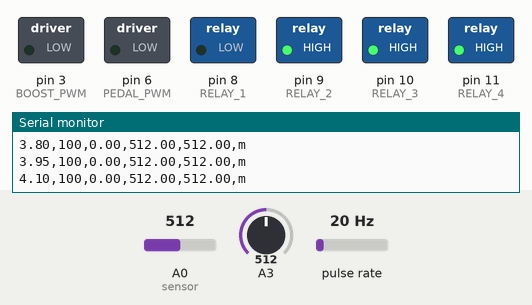
Simulated run of this sketch. Board: Arduino Uno, built with avr-gcc and run on an emulated ATmega328P. On the bench: switched loads named in the sketch (green lamp = pin HIGH), the last lines printed to the serial monitor. Wiring (inferred from the names in the program): pulse sensor: data pin 2. Dashed ring = blinking. The inputs (shaded band) are chosen by the test bench; at power-on: pulse rate 20 Hz, A0 (sensor) = 512, A3 = 512.

Above: at 4.2 s.
4.3 s: pulse rate (sensor on pin 2) set to 14 Hz
At 4.9 s:
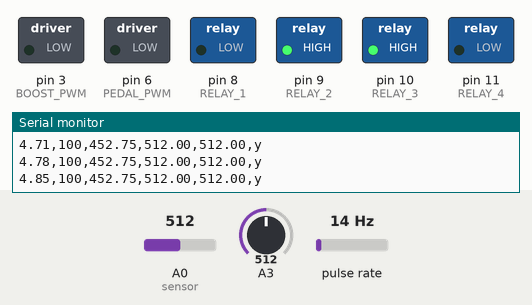
7.3 s: pulse rate (sensor on pin 2) set to 4 Hz
At 7.7 s:
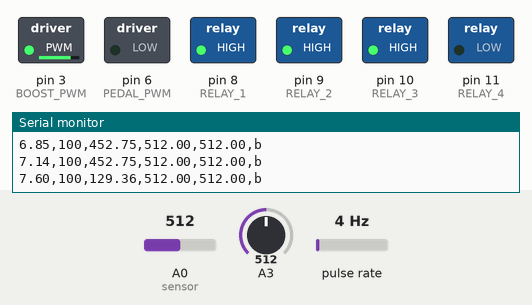
10.3 s: pulse rate (sensor on pin 2) set to 196 Hz
At 14.2 s:
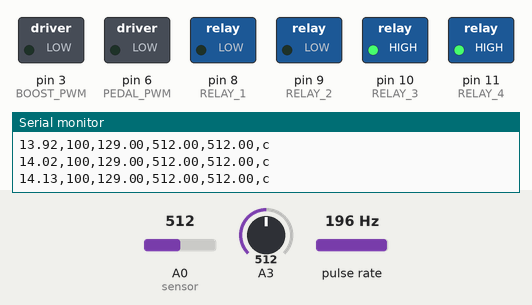
Timing chart, 0 to 22.3 s (numbered marks = the images above; inputs shaded):
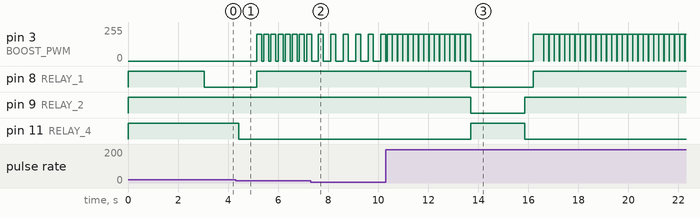

Measured:
- the behaviour switches between 16 and 15 Hz on pulse rate (sensor on pin 2) (found by bisection; images 0 and 1)
- after the input at 4.3 s, pin 3 (BOOST_PWM): alternates 200/255 for 0.20 s and 0/255 for 0.09 s, starting after 0.84 s; pin 8 (RELAY_1): LOW → HIGH after 0.84 s; pin 11 (RELAY_4): HIGH → LOW after 0.12 s
- after the input at 7.3 s, pin 3 (BOOST_PWM): alternates 200/255 for 0.20 s and 0/255 for 0.30 s, starting after 0.30 s
- after the input at 10.3 s, pin 8 (RELAY_1), pin 9 (RELAY_2): HIGH → LOW after 3.4 s instead of 8.3 s; pin 11 (RELAY_4): LOW → HIGH after 3.4 s instead of 8.3 s

The sketch:

Arduino_FESS_Controller.ino
```cpp
/*********************************************************************
 * Flywheel Energy Storage System (FESS)
 * Basic Control Algorithm for Regenerative Braking Experiments
 *
 * This firmware implements a simple speed-tracking and braking
 * control routine for a laboratory-scale FESS test bench.
 *********************************************************************/

/* ===========================
   Target Velocities
   =========================== */
const PROGMEM uint16_t vel[] = {  100, 100, 100, 100, 100, 100, 100, 100, 100, 100, 100, 100, 100, 100, 100, 100, 100, 100, 100, 100, 100, 306, 506, 692, 891, 1084, 1262, 1290,
                                  1345, 1524, 1593, 1641, 1648, 1620, 1579, 1538, 1503, 1462, 1269, 1125, 1125, 1146, 1166, 1201, 1276, 1414, 1551, 1661, 1675, 1661, 1654, 1565, 1407, 1276, 1187, 1187, 1317, 1462,
                                  1586, 1696, 1765, 1792, 1813, 1820, 1792, 1785, 1799, 1806, 1799, 1792, 1792, 1826, 1861, 1868, 1847, 1813, 1820, 1847, 1888, 1888, 1868, 1895, 1937, 1992, 2067, 2115, 2150, 2170,
                                  2191, 2212, 2212, 2198, 2191, 2184, 2191, 2219, 2191, 2157, 2129, 2150, 2184, 2212, 2225, 2232, 2225, 2191, 2150, 2157, 2177, 2212, 2246, 2287, 2315, 2329, 2315, 2280, 2067, 1840,
                                  1613, 1386, 1159, 932, 705, 478, 251, 100, 100, 100, 100, 100, 100, 100, 100, 100, 100, 100, 100, 100, 100, 100, 100, 100, 100, 100, 100, 100, 100, 100, 100, 100, 100, 100, 100, 100, 100,
                                  100, 100, 100, 100, 100, 100, 100, 100, 100, 327, 554, 781, 1008, 1235, 1462, 1627, 1771, 1875, 1916, 1868, 1826, 1799, 1820, 1833, 1847, 1875, 1971, 1923, 1751, 1661, 1434, 1317,
                                  1283, 1345, 1379, 1476, 1627, 1785, 1978, 2198, 2404, 2590, 2666, 2803, 2886, 2996, 3092, 3202, 3264, 3319, 3367, 3367, 3353, 3347, 3333, 3333, 3333, 3333, 3333, 3347, 3360, 3395,
                                  3436, 3477, 3505, 3539, 3580, 3608, 3642, 3690, 3759, 3821, 3856, 3876, 3883, 3876, 3856, 3856, 3869, 3890, 3917, 3931, 3959, 3972, 3993, 4000, 4000, 3986, 3986, 3986, 3986, 3986,
                                  3986, 3979, 3959, 3938, 3890, 3856, 3828, 3814, 3794, 3787, 3807, 3814, 3821, 3821, 3801, 3773, 3746, 3718, 3684, 3704, 3677, 3670, 3656, 3642, 3649, 3663, 3684, 3711, 3746, 3780,
                                  3814, 3876, 3911, 3924, 3952, 3952, 3938, 3897, 3849, 3787, 3711, 3642, 3642, 3642, 3615, 3546, 3539, 3546, 3539, 3512, 3505, 3505, 3505, 3477, 3443, 3408, 3347, 3271, 3195, 3113,
                                  3030, 2954, 2872, 2748, 2645, 2521, 2425, 2335, 2267, 2205, 2198, 2163, 2095, 1992, 1806, 1579, 1483, 1414, 1372, 1269, 1166, 960, 843, 650, 423, 196, 100, 100, 100, 100, 100, 100, 100
                                  , 100, 100, 100, 100, 100, 100, 100, 169, 396, 623, 850, 1077, 1290, 1476, 1648, 1730, 1833, 1930, 2033, 2163, 2219, 2274, 2308, 2356, 2411, 2473, 2480, 2501, 2494, 2473, 2487, 2542,
                                  2576, 2576, 2576, 2576, 2576, 2576, 2583, 2604, 2611, 2604, 2576, 2514, 2446, 2404, 2260, 2095, 1868, 1682, 1496, 1304, 1097, 925, 698, 471, 244, 100, 100, 100, 100, 100, 100, 279,
                                  506, 733, 960, 1187, 1414, 1641, 1820, 1861, 1992, 2095, 2163, 2170, 2163, 2143, 2115, 2081, 2026, 1820, 1593, 1366, 1139, 912, 685, 458, 231, 100, 100, 100, 100, 100, 100, 100, 100,
                                  100, 100, 100, 100, 100, 100, 100, 100, 100, 100, 100, 327, 554, 781, 1008, 1235, 1462, 1689, 1916, 2012, 2102, 2267, 2370, 2411, 2494, 2514, 2549, 2583, 2576, 2583, 2590, 2576, 2556,
                                  2576, 2576, 2549, 2542, 2535, 2521, 2521, 2521, 2521, 2521, 2521, 2507, 2514, 2521, 2542, 2521, 2507, 2507, 2507, 2494, 2480, 2473, 2404, 2301, 2170, 2026, 1854, 1648, 1462, 1235,
                                  1008, 808, 595, 375, 169, 100, 100, 100, 100, 100, 100, 183, 341, 478, 547, 685, 760, 822, 919, 1063, 1201, 1317, 1407, 1483, 1544, 1613, 1682, 1737, 1785, 1813, 1820, 1820, 1820, 1820,
                                  1820, 1820, 1861, 1875, 1888, 1861, 1833, 1820, 1820, 1820, 1778, 1689, 1462, 1235, 1008, 781, 554, 327, 100, 100, 100, 100, 100, 100, 100, 100, 100, 100, 100, 100, 100, 100, 100, 100, 100,
                                  327, 554, 781, 994, 1104, 1201, 1269, 1269, 1269, 1304, 1317, 1317, 1304, 1269, 1262, 1242, 1269, 1276, 1269, 1242, 1235, 1235, 1242, 1269, 1311, 1372, 1421, 1489, 1544, 1551, 1558,
                                  1586, 1613, 1641, 1648, 1648, 1648, 1661, 1730, 1826, 1888, 1923, 1957, 1895, 1668, 1441, 1214, 987, 760, 533, 306, 100, 100, 100, 100, 100, 100, 100, 100, 100, 100, 100, 100, 100, 100,
                                  100, 100, 100, 100, 100, 100, 100, 100, 100, 100, 100, 100, 238, 410, 637, 802, 960, 1063, 1152, 1304, 1448, 1544, 1627, 1703, 1785, 1840, 1861, 1888, 1895, 1902, 1902, 1916, 1923, 1923,
                                  1888, 1854, 1723, 1572, 1372, 1228, 1097, 898, 698, 499, 341, 238, 100, 100, 100, 100, 100, 100, 100, 100, 100, 100, 100, 100, 100, 100, 196, 327, 403, 547, 733, 877, 1029, 1104, 1228, 1249,
                                  1235, 1235, 1352, 1421, 1483, 1579, 1648, 1648, 1620, 1661, 1703, 1716, 1648, 1586, 1510, 1338, 1132, 925, 719, 526, 410, 306, 244, 134, 134, 320, 547, 760, 960, 1063, 1201, 1338, 1448,
                                  1579, 1689, 1785, 1854, 1923, 1964, 1998, 2019, 2047, 2067, 2067, 2047, 2040, 2026, 1992, 1943, 1854, 1716, 1579, 1407, 1235, 1125, 960, 747, 526, 306, 203, 203, 134, 100, 306, 533, 760,
                                  987, 1187, 1304, 1366, 1441, 1524, 1613, 1696, 1820, 1923, 1992, 2026, 2047, 2088, 2088, 2088, 2081, 2060, 2047, 2047, 2047, 2040, 1998, 1992, 1992, 1992, 1992, 1992, 1992, 1998, 2026,
                                  2060, 2163, 2232, 2301, 2370, 2370, 2411, 2439, 2459, 2452, 2439, 2439, 2432, 2411, 2377, 2370, 2335, 2301, 2294, 2274, 2267, 2205, 2163, 2157, 2157, 2157, 2157, 2136, 2129, 2129, 2115,
                                  2088, 2040, 2005, 1957, 1854, 1730, 1613, 1510, 1421, 1421, 1483, 1538, 1572, 1613, 1654, 1696, 1751, 1820, 1888, 1930, 1930, 1943, 1957, 1971, 2012, 2033, 2081, 2088, 2095, 2102, 2095,
                                  2033, 1992, 1957, 1875, 1820, 1785, 1806, 1826, 1854, 1868, 1902, 1950, 1992, 2012, 2053, 2095, 2108, 2102, 2095, 2088, 2060, 2033, 2026, 2026, 1998, 1971, 1930, 1957, 1992, 2012, 2026,
                                  2026, 2026, 2026, 2005, 1985, 1950, 1930, 1923, 1923, 1923, 1909, 1902, 1902, 1881, 1861, 1861, 1881, 1875, 1854, 1792, 1716, 1627, 1586, 1586, 1593, 1654, 1710, 1751, 1765, 1778, 1813,
                                  1826, 1833, 1840, 1854, 1833, 1820, 1820, 1820, 1799, 1785, 1771, 1771, 1785, 1820, 1820, 1792, 1792, 1758, 1785, 1826, 1861, 1826, 1751, 1613, 1483, 1262, 1035, 808, 581, 354, 128, 100,
                                  100, 100, 238, 465, 692, 919, 1146, 1304, 1379, 1476, 1551, 1613, 1682, 1785, 1909, 1992, 2033, 2053, 2060, 2060, 2060, 2005, 1992, 1971, 1943, 1923, 1888, 1868, 1833, 1751, 1613, 1579,
                                  1579, 1599, 1648, 1682, 1668, 1668, 1682, 1661, 1661, 1661, 1716, 1751, 1792, 1806, 1826, 1854, 1861, 1854, 1820, 1758, 1730, 1696, 1675, 1648, 1613, 1586, 1510, 1304, 1077, 850, 623,
                                  396, 169, 100, 100, 100, 100, 100, 100, 100, 100, 100, 100, 100, 100, 100, 100, 100, 100, 100, 100, 100, 100, 100, 100, 100, 100, 100, 100, 100, 100, 100, 100, 183, 375, 602, 829, 1056, 1269,
                                  1372, 1476, 1599, 1682, 1751, 1806, 1861, 1923, 1943, 1985, 2019, 2047, 2026, 1992, 1957, 1957, 1909, 1785, 1648, 1579, 1517, 1338, 1132, 946, 863, 829, 788, 753, 726, 698, 692, 705, 719,
                                  698, 692, 650, 581, 444, 389, 279, 169, 100, 107, 141, 210, 348, 575, 788, 980, 1063, 1097, 1201, 1345, 1476, 1544, 1558, 1565, 1572, 1593, 1648, 1682, 1737, 1785, 1820, 1813, 1806, 1820,
                                  1847, 1875, 1888, 1916, 1930, 1950, 1957, 1957, 1957, 1950, 1943, 1943, 1923, 1916, 1888, 1854, 1792, 1716, 1579, 1476, 1304, 1201, 1063, 836, 609, 382, 155, 100, 100, 100, 100, 100, 100,
                                  100, 100, 100, 100, 100, 100, 100, 100, 100, 100, 244, 471, 698, 925, 1152, 1379, 1551, 1682, 1716, 1682, 1648, 1476, 1249, 1022, 795, 568, 341, 114, 100, 100, 100, 100, 100, 100, 100, 100,
                                  100, 100, 114, 203, 341, 547, 774, 925, 987, 994, 967, 980, 1001, 1001, 1063, 1166, 1269, 1379, 1455, 1544, 1579, 1599, 1599, 1579, 1558, 1579, 1599, 1613, 1606, 1593, 1579, 1579, 1572,
                                  1483, 1441, 1421, 1448, 1462, 1476, 1441, 1304, 1166, 994, 788, 650, 513, 375, 272, 148, 100, 100, 100, 100, 100, 100, 100, 100, 169, 169, 169, 169, 169, 210, 306, 375, 444, 533, 650, 788,
                                  822, 753, 685, 623, 705, 857, 1063, 1269, 1441, 1544, 1599, 1627, 1682, 1723, 1758, 1785, 1785, 1751, 1716, 1716, 1716, 1716, 1716, 1716, 1751, 1758, 1785, 1799, 1820, 1847, 1861, 1868,
                                  1888, 1902, 1957, 2012, 2047, 2095, 2102, 2095, 2026, 1799, 1572, 1345, 1118, 891, 664, 437, 210, 100, 100, 100, 100, 100, 100, 100, 100, 100, 100, 100, 100, 100, 100, 100, 100, 100, 100,
                                  100, 100, 100, 100, 100, 100, 100, 203, 430, 657, 884, 1008, 1139, 1256, 1359, 1441, 1496, 1565, 1606, 1620, 1641, 1613, 1586, 1551, 1510, 1476, 1448, 1372, 1304, 1235, 1166, 1063, 857,
                                  650, 458, 272, 100, 100, 100
                               };
/* ===========================
   Pin Definitions
   =========================== */
#define ENCODER_PIN   2   // Infrared tachometer input
#define BOOST_PWM     3   // Boost converter PWM signal
#define PEDAL_PWM     6   // Ground MOSFET PWM signal
#define RELAY_1       8   // Battery / FESS relay
#define RELAY_2       9   // Direction relay 1
#define RELAY_3       10  // Direction relay 2
#define RELAY_4       11  // Direct ground / MOSFET selector

/* ===========================
   System Parameters
   =========================== */
#define NUM_DATA      1370   // Number of target velocity samples
#define RELAY_ON      LOW
#define RELAY_OFF     HIGH

/* ===========================
   Global Variables
   =========================== */
char status;                 // Current operating mode indicator
int  actVel = 0;             // Measured rotational speed [RPM]
int  targetVel;              // Reference rotational speed [RPM]
int  boost;                  // Boost converter control value
int  error;                  // Speed tracking error
int  pedalVal = 0;           // PWM value for ground MOSFET
int  brakeCounter = 0;       // Braking attempt counter
int  rampCounter  = 0;       // Battery brake ramp counter

float I = 0.0;               // Battery current (ADC units)
float V = 0.0;               // Battery voltage (ADC units)

unsigned long tStart;

/* ===========================
   Setup Routine
   =========================== */
void setup() {

  /* Configure Timer2 for high-frequency PWM on pin 3 */
  TCCR2B = (TCCR2B & 0b11111000) | 0x01;   // Prescaler = 1 (~32 kHz)

  /* Pin configuration */
  pinMode(ENCODER_PIN, INPUT);
  pinMode(BOOST_PWM, OUTPUT);
  pinMode(PEDAL_PWM, OUTPUT);

  pinMode(RELAY_1, OUTPUT);
  pinMode(RELAY_2, OUTPUT);
  pinMode(RELAY_3, OUTPUT);
  pinMode(RELAY_4, OUTPUT);

  /* Initialize relays to OFF state */
  digitalWrite(RELAY_1, RELAY_OFF);
  digitalWrite(RELAY_2, RELAY_OFF);
  digitalWrite(RELAY_3, RELAY_OFF);
  digitalWrite(RELAY_4, RELAY_OFF);

  Serial.begin(9600);          // Serial communication
  delay(3000);                 // Battery stabilization delay

  Serial.println("System initialized.");
}

/* ===========================
   Measurement Subroutine
   =========================== */
float readRPM(int prevRPM) {

  /* Read electrical variables */
  I = analogRead(A0);          // Current sensor
  V = analogRead(A3);          // Voltage divider

  /* Measure tachometer interval */
  unsigned long interval = pulseIn(ENCODER_PIN, LOW);
  float rpm = 1.078 * 15e6 / interval;  // Scaling factor from disc pattern

  /* Outlier rejection */
  if (abs(rpm - prevRPM) > 500 || interval < 2500) {
    rpm = prevRPM;
  }

  /* Transmit data for post-processing */
  Serial.print(millis() / 1000.0); Serial.print(",");
  Serial.print(targetVel);          Serial.print(",");
  Serial.print(rpm);                Serial.print(",");
  Serial.print(I);                  Serial.print(",");
  Serial.print(V);                  Serial.print(",");
  Serial.println(status);

  return rpm;
}

/* ===========================
   Main Control Loop
   =========================== */
void loop() {

  for (int i = 0; i <= NUM_DATA; i++) {

    targetVel = pgm_read_word_near(vel + i);
    pedalVal  = 0;
    boost     = 0;

    tStart = millis();

    /* Control interval: 1 second per reference point */
    while (millis() - tStart < 1000) {

      actVel = readRPM(actVel);
      error  = targetVel - actVel;

      /* -------- Acceleration Control -------- */
      if (error > 50) {                    // Coarse control
        digitalWrite(RELAY_1, RELAY_ON);
        digitalWrite(RELAY_2, RELAY_OFF);
        digitalWrite(RELAY_3, RELAY_OFF);
        digitalWrite(RELAY_4, RELAY_OFF);
        delay(100);
        status = 'm';                      // Magenta
        brakeCounter = 0;
      }

      else if (error >= 0 && error <= 50) { // Fine PWM control
        digitalWrite(RELAY_1, RELAY_ON);
        digitalWrite(RELAY_2, RELAY_OFF);
        digitalWrite(RELAY_3, RELAY_OFF);
        digitalWrite(RELAY_4, RELAY_ON);

        pedalVal = min(2 * error, 255);
        analogWrite(PEDAL_PWM, pedalVal);
        delay(100);

        status = 'g';                      // Green
        brakeCounter = 0;
      }

      /* -------- Braking Control -------- */
      if (error < 0) {

        analogWrite(PEDAL_PWM, 0);
        brakeCounter++;

        /* Freewheeling */
        if (brakeCounter <= 10) {
          digitalWrite(RELAY_1, RELAY_ON);
          digitalWrite(RELAY_2, RELAY_OFF);
          digitalWrite(RELAY_3, RELAY_OFF);
          digitalWrite(RELAY_4, RELAY_ON);
          analogWrite(PEDAL_PWM, 0);
          status = 'y';                    // Yellow
        }

        /* Regenerative braking */
        else if (brakeCounter <= 40) {
          digitalWrite(RELAY_1, RELAY_OFF);
          digitalWrite(RELAY_2, RELAY_OFF);
          digitalWrite(RELAY_3, RELAY_OFF);
          analogWrite(BOOST_PWM, 200);
          delay(200);
          analogWrite(BOOST_PWM, 0);
          status = 'b';                    // Blue
        }

        /* Motor braking */
        else if (brakeCounter <= 60) {
          digitalWrite(RELAY_1, RELAY_ON);
          digitalWrite(RELAY_2, RELAY_ON);
          digitalWrite(RELAY_3, RELAY_OFF);
          digitalWrite(RELAY_4, RELAY_OFF);
          delay(100);
          status = 'c';                    // Cyan
        }

        /* Battery-assisted braking */
        else {
          digitalWrite(RELAY_1, RELAY_ON);
          digitalWrite(RELAY_2, RELAY_ON);
          digitalWrite(RELAY_3, RELAY_ON);
          digitalWrite(RELAY_4, RELAY_ON);

          status = 'r';                    // Red
          rampCounter = 0;

          while (actVel - targetVel > 200) {
            actVel = readRPM(actVel);
            rampCounter = min(rampCounter + 1, 255);
            analogWrite(PEDAL_PWM, rampCounter);
            delay(25);
            analogWrite(PEDAL_PWM, 0);
          }

          brakeCounter = 0;
        }
      }
    }
  }
}
```
